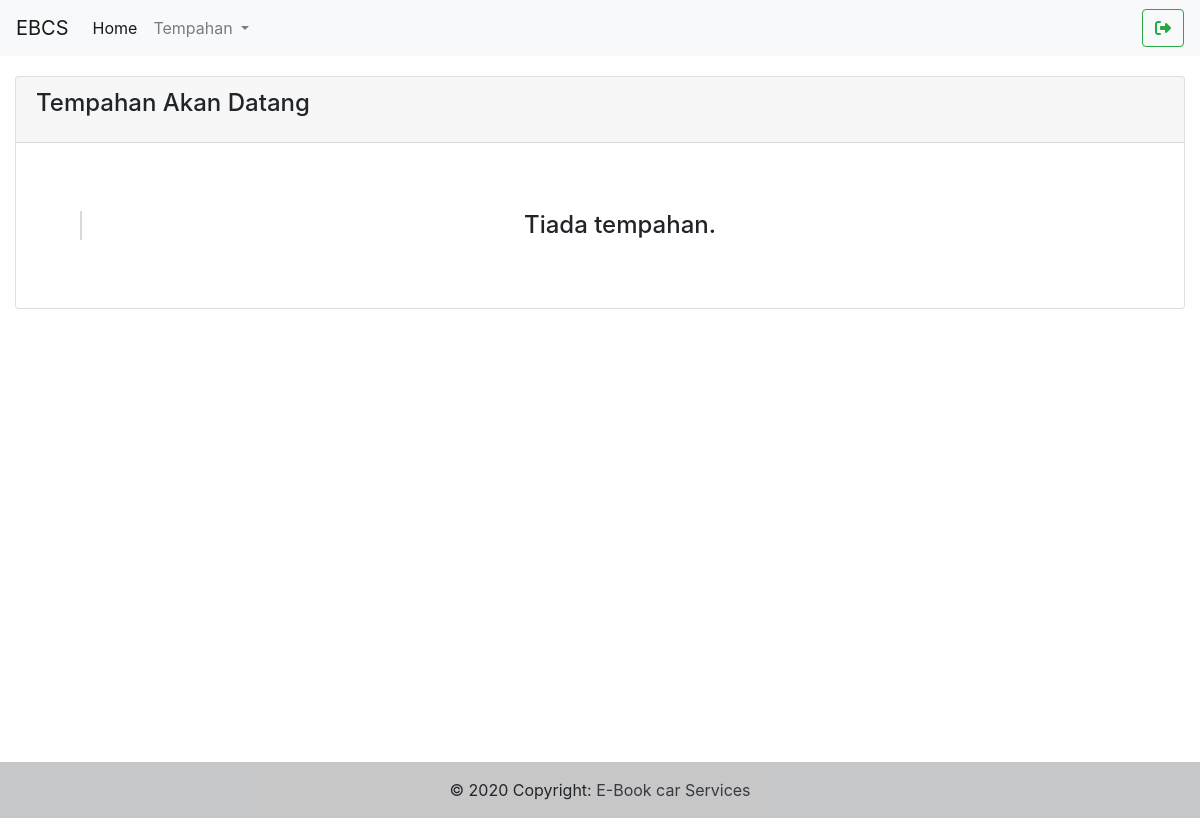
The app's page /user/index.php (signed in), older data.
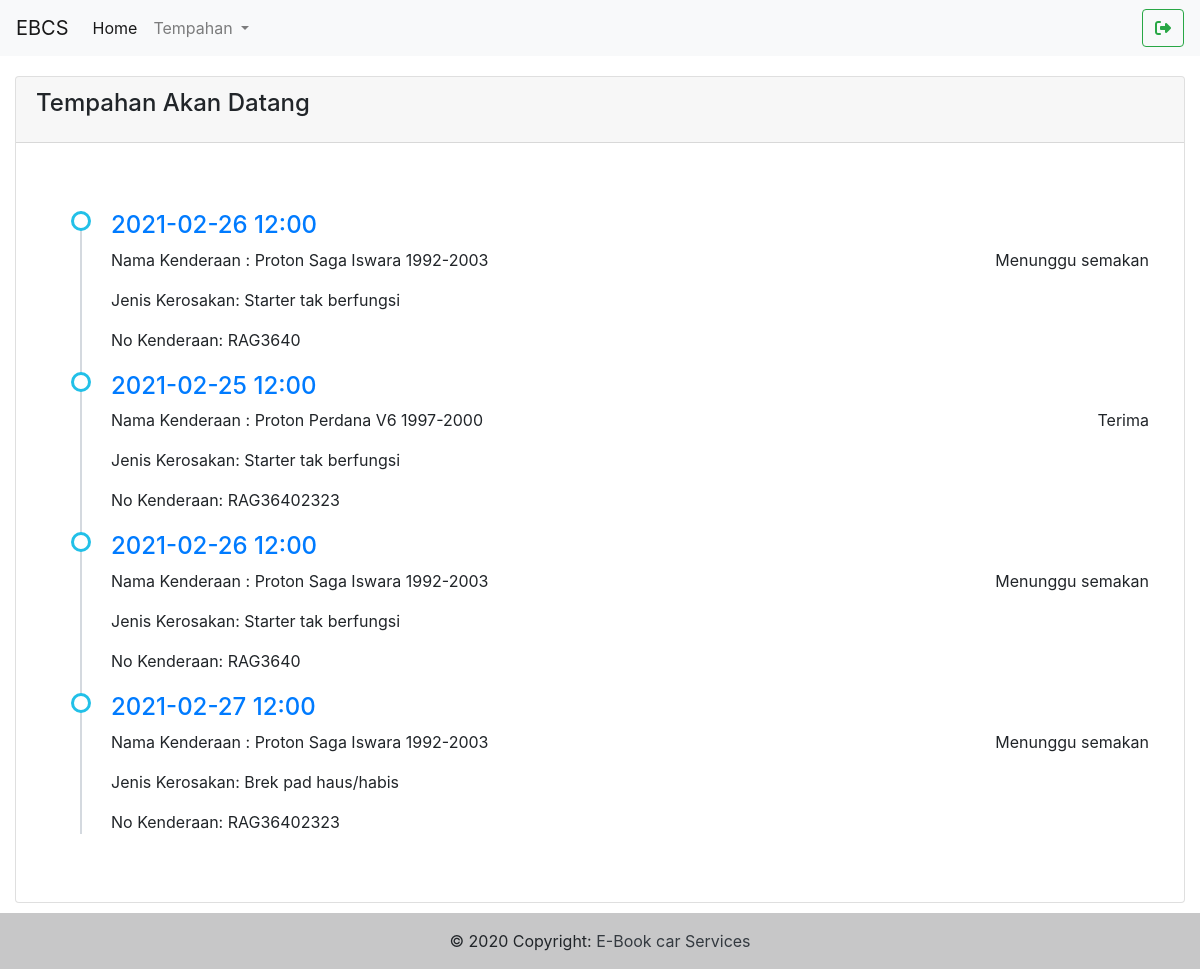
The same page, newer data.
### tables this page shows
CREATE TABLE `tempahan_servis` (
  `id` int(11) NOT NULL,
  `id_user` int(11) NOT NULL,
  `nama` varchar(255) NOT NULL,
  `ic` varchar(255) NOT NULL,
  `no_telefon` varchar(255) NOT NULL,
  `no_kenderaan` varchar(255) NOT NULL,
  `jenis_kenderaan` varchar(255) NOT NULL,
  `jenis_masalah` varchar(255) NOT NULL,
  `tarikh_masa_tempahan` varchar(255) NOT NULL,
  `status` varchar(255) NOT NULL
);

CREATE TABLE `tbl_status` (
  `id` int(11) NOT NULL,
  `status` varchar(50) NOT NULL
);

CREATE TABLE `jenis_kenderaan` (
  `id` int(11) NOT NULL,
  `nama_kenderaan` varchar(255) NOT NULL
);

CREATE TABLE `masalah_kenderaan` (
  `id` int(11) NOT NULL,
  `jenis_masalah` varchar(255) NOT NULL
);

### user/index.php (the view, shortened to what this page needs)
<?php
include 'template/header.php';
include 'config.php';
?>
<div class="card">
    <div class="card-header">
        <h4 class="card-title">Tempahan Akan Datang</h4>
    </div>
    <div class="card-body">
        <div class="container mt-5 mb-5">
            <ul class="timeline">
                <?php
                $sql = "SELECT t.id, t.no_kenderaan, t.status as status_t, t.tarikh_masa_tempahan, j.nama_kenderaan, m.jenis_masalah, s.status
                FROM tempahan_servis as t
                JOIN jenis_kenderaan as j
                ON t.jenis_kenderaan = j.id
                JOIN masalah_kenderaan as m
                ON t.jenis_masalah = m.id
                JOIN tbl_status as s
                ON t.status = s.id
                WHERE t.status = 1 OR t.status = 2 AND id_user = " . $_SESSION['id'] . "";
                $result = $conn->query($sql);
                if ($result->num_rows > 0) {
                    while ($row = $result->fetch_assoc()) {
                ?>
                        <li>
                            <a target="_blank" href="#">
                                <h4><?= $row['tarikh_masa_tempahan'] ?></h4>
                            </a>
                            <div class="float-right"><?= $row['status'] ?></div>
                            <p>
                                Nama Kenderaan : <?= $row['nama_kenderaan'] ?>
                            </p>
                            <p>
                                Jenis Kerosakan: <?= $row['jenis_masalah'] ?>
                            </p>
                            <p>
                                No Kenderaan: <?= $row['no_kenderaan'] ?>
                            </p>
                        </li>
                    <?php
                    }
                } else {
                    ?>
                    <h4 class="text-center">Tiada tempahan.</h4>
                <?php
                }
                ?>
            </ul>
        </div>
    </div>
</div>
<?php include 'template/footer.php'; ?>

Row changes from the older to the newer data that the page shows:
now on this page (row edited): tempahan_servis: tarikh_masa_tempahan "2021-02-26 12:00", tbl_status.status "Menunggu semakan", jenis_kenderaan.nama_kenderaan "Proton Saga Iswara 1992-2003", masalah_kenderaan.jenis_masalah "Starter tak berfungsi", no_kenderaan "RAG3640"
now on this page (row edited): tempahan_servis: tarikh_masa_tempahan "2021-02-25 12:00", tbl_status.status "Terima", jenis_kenderaan.nama_kenderaan "Proton Perdana V6 1997-2000", masalah_kenderaan.jenis_masalah "Starter tak berfungsi", no_kenderaan "RAG36402323"
now on this page (row edited): tempahan_servis: tarikh_masa_tempahan "2021-02-26 12:00", tbl_status.status "Menunggu semakan", jenis_kenderaan.nama_kenderaan "Proton Saga Iswara 1992-2003", masalah_kenderaan.jenis_masalah "Starter tak berfungsi", no_kenderaan "RAG3640"
added tempahan_servis: tarikh_masa_tempahan "2021-02-27 12:00", tbl_status.status "Menunggu semakan", jenis_kenderaan.nama_kenderaan "Proton Saga Iswara 1992-2003", masalah_kenderaan.jenis_masalah "Brek pad haus/habis", no_kenderaan "RAG36402323"
Text that changed along with them:
text no longer shown: "Tiada tempahan."
